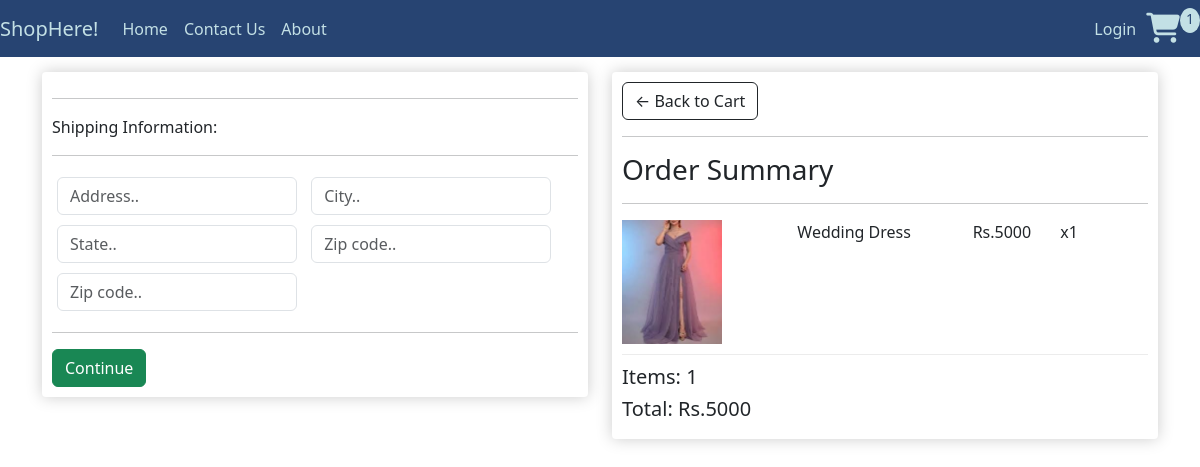
The page /checkout/ (signed in) on the database as committed earlier.
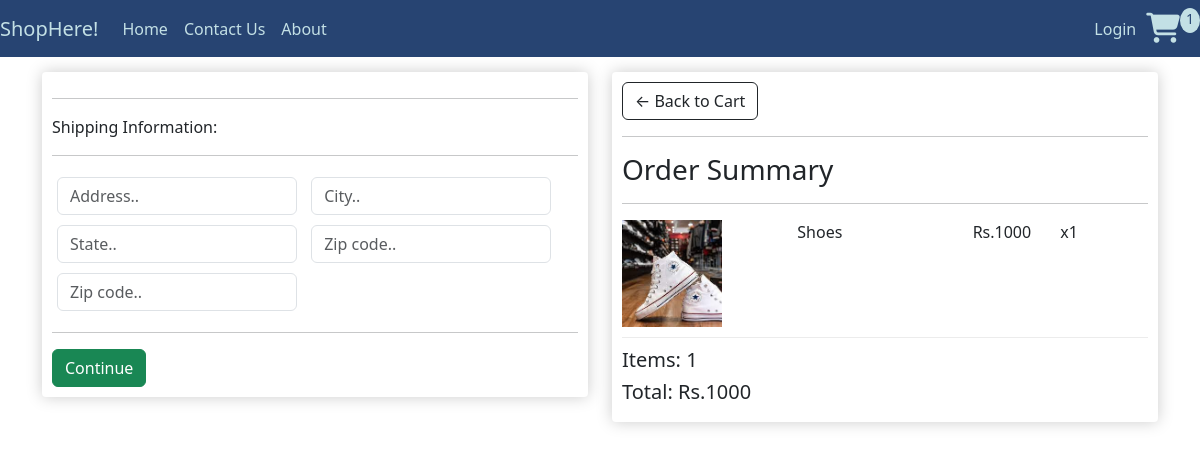
The same page on the database as committed later.
### shop/models.py (models this page shows, shortened)
class OrderItem(models.Model):
    product=models.ForeignKey(Product_details,on_delete=models.SET_NULL,null=True)
    order=models.ForeignKey(Order,on_delete=models.SET_NULL,null=True)
    quantity=models.IntegerField(default=0,null=True,blank=True)
    date_added=models.DateTimeField(auto_now_add=True)
    @property
    def get_total(self):
        total=self.product.price*self.quantity
        return total

class Product_details(models.Model):
    prod_id=models.AutoField
    prod_name=models.CharField(max_length=30)
    prod_desc=models.TextField()
    image = models.ImageField(upload_to='product/images', default="")
    price = models.IntegerField(default=0)
    pub_date=models.DateField(auto_now_add=True)
    category=models.CharField(max_length=50,default="Sale")
    digital = models.BooleanField(default=False, null=True, blank=True)

class Order(models.Model):
    customer=models.ForeignKey(Customer,on_delete=models.SET_NULL,null=True,blank=True)
    date_ordered=models.DateTimeField(auto_now_add=True)
    complete=models.BooleanField(default=False)
    transaction_id=models.CharField(max_length=100,null=True)
    @property
    def shipping(self):
        shipping=False
        orderitems=self.orderitem_set.all()
        for i in orderitems:
            if i.product.digital ==False:
                shipping=True
            return shipping
    @property
    def get_cart_total(self):
        orderitems=self.orderitem_set.all()
        total=sum([item.get_total for item in orderitems])
        return total
    @property
    def get_cart_items(self):
        orderitems=self.orderitem_set.all()
        total=sum([item.quantity for item in orderitems])
        return total

### shop/views.py (the view)
# urls.py: path('checkout/',views.checkout,name='Checkout'),
def checkout(request):
    data=cartData(request)
    cartItems=data['cartItems']
    order=data['order']
    items=data['items']
    context={'items':items,'order':order,'cartItems':cartItems}
    return render(request,'checkout.html',context)

### shop/utilis.py (called while the page is built)
def cartData(request):
    if request.user.is_authenticated:
        customer=request.user.customer
        order,created=Order.objects.get_or_create(customer=customer,complete=False)
        items=order.orderitem_set.all()
        cartItems=order.get_cart_items
    else:
        cookieData = cookieCart(request)
        cartItems = cookieData['cartItems']
        order = cookieData['order']
        items = cookieData['items']
    return {'cartItems':cartItems,'order':order,'items':items}

### shop/templates/checkout.html (shortened to what this page needs)
{% extends 'index.html' %}
{% load static %}
{% block body %}
<div class="row">
    <div class="col-lg-6">
        <div class="box-element" id="form-wrapper">
            <form id="form">
                <div id="shipping-info">
                    <hr>
                    <p>Shipping Information:</p>
                    <hr>
                    <div class="form-field">
                        <input class="form-control" type="text" name="address" placeholder="Address..">
                    </div>
                    <div class="form-field">
                        <input class="form-control" type="text" name="city" placeholder="City..">
                    </div>
                    <div class="form-field">
                        <input class="form-control" type="text" name="state" placeholder="State..">
                    </div>
                    <div class="form-field">
                        <input class="form-control" type="text" name="zipcode" placeholder="Zip code..">
                    </div>
                    <div class="form-field">
                        <input class="form-control" type="text" name="country" placeholder="Zip code..">
                    </div>
                </div>
                <hr>
                <input id="form-button" class="btn btn-success btn-block" type="submit" value="Continue">
            </form>
        </div>
        <br>
    </div>
    <div class="col-lg-6">
        <div class="box-element">
            <a class="btn btn-outline-dark" href="{% url 'Cart' %}">&#x2190; Back to Cart</a>
            <hr>
            <h3>Order Summary</h3>
            <hr>
            {% for item in items %}
            <div class="cart-row">
                <div style="flex:2"><img class="row-image" src="/media/{{item.product.image}}"></div>
                <div style="flex:2">
                    <p>{{item.product.prod_name}}</p>
                </div>
                <div style="flex:1">
                    <p>Rs.{{item.product.price}}</p>
                </div>
                <div style="flex:1">
                    <p>x{{item.quantity}}</p>
                </div>
            </div>
            {% endfor %}
            <h5>Items: {{order.get_cart_items}}</h5>
            <h5>Total: Rs.{{order.get_cart_total}}</h5>
        </div>
    </div>
</div>
{% endblock %}

Rows that differ between the two databases and show on the page:
no longer on this page (row unchanged): OrderItem: product.image (picture), product.prod_name "Wedding Dress", product.price "5000", quantity "1"
no longer on this page (row edited): Order: get_cart_items "1", get_cart_total "5000"
added OrderItem: product.image (picture), product.prod_name "Shoes", product.price "1000", quantity "1"
added Order: get_cart_items "1", get_cart_total "1000"
